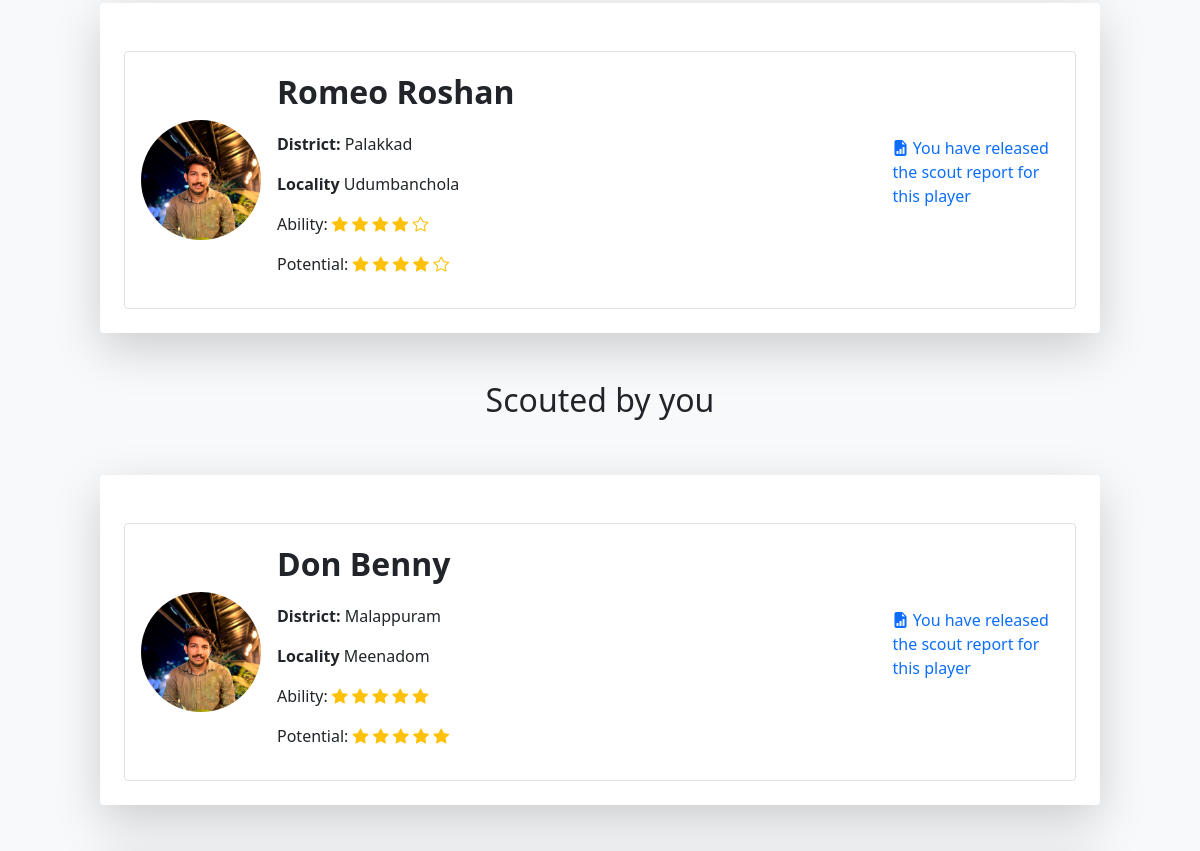
/ScoutPlayer (signed in, middle part), run on an earlier commit of the app's database.
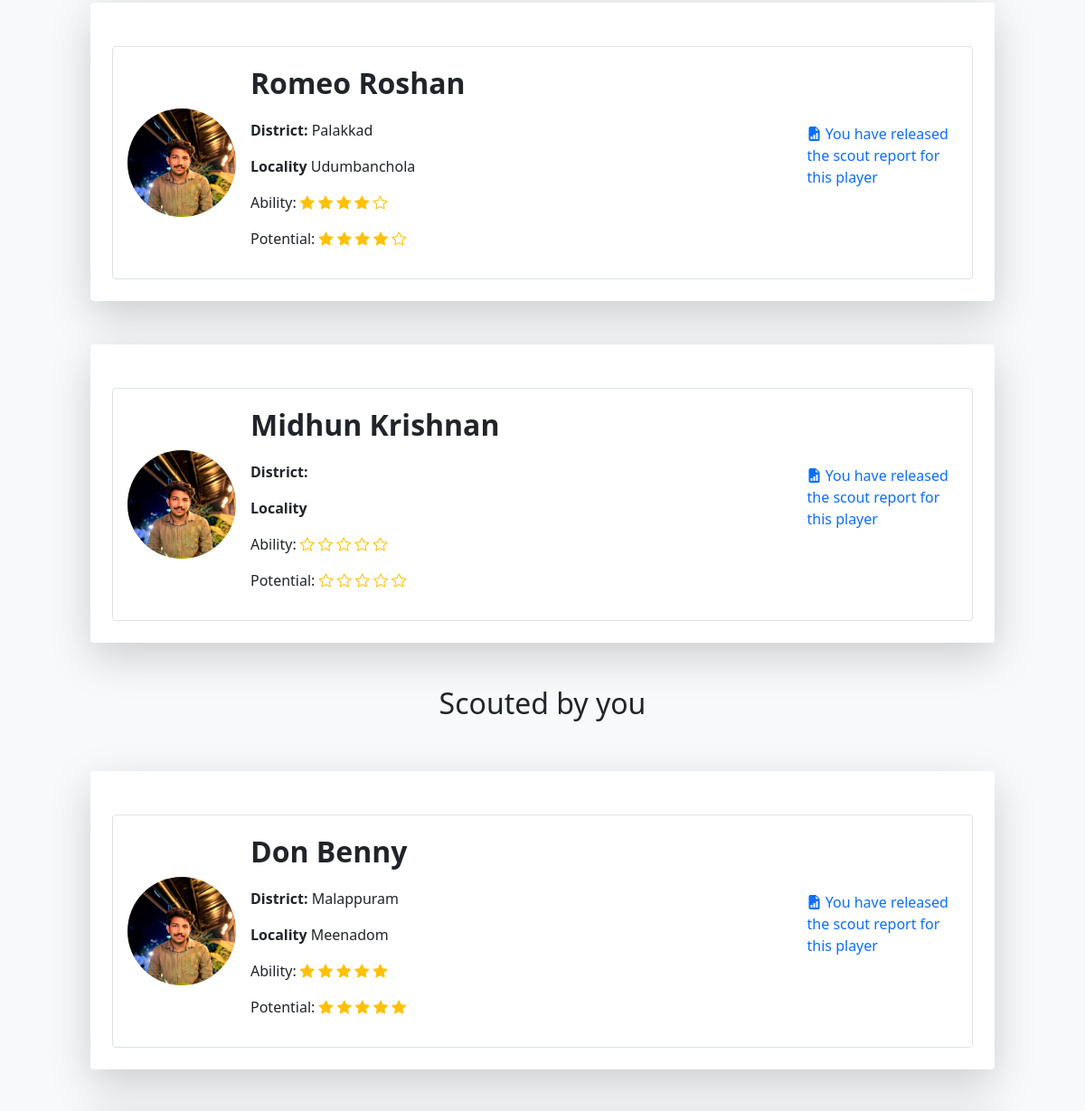
And on a later commit of the database.
### account/models.py (models this page shows)
class User(AbstractUser):
    username=models.CharField(max_length=32, blank=True, null=True)
    USERNAME_FIELD = 'email'
    email = models.EmailField(unique=True)
    img=models.ImageField(upload_to='pics',default='https://img.freepik.com/free-icon/man_318-677829.jpg',null=True)
    is_player=models.BooleanField('is_player',default=False)
    is_club=models.BooleanField('is_club',default=False)
    is_scout=models.BooleanField('is_scout',default=False)
    player_dob = models.DateField(("Date of Birth"), default=date.today, validators=[validate_dob])
    player_pos = models.CharField(("Position"),default='',max_length=30,choices=Pos_Choice)
    district = models.CharField(("District"),default='',max_length=20,choices=District_Choice)
    locality = models.CharField(("Locality"),default='',max_length=50,blank=True)
    player_foot = models.CharField(("Prefered Foot"),default='',max_length=10,choices=Foot_Choice)
    player_ability = models.IntegerField(("Ability"),default=0,choices=Ability_Choice)
    club_reputation = models.IntegerField(("Club Reputation"),default=0,choices=Ability_Choice)
    player_potential = models.IntegerField(("Potential"),default=0,choices=Ability_Choice)
    desc=models.CharField(("Description"),max_length=100, default='')
    club_name=models.CharField((("Club Name")),default='',max_length=30)
    scouted_by=models.CharField(max_length=30,default='')
    REQUIRED_FIELDS = []

### account/views.py (the view)
# urls.py: path('ScoutPlayer',views.scoutPlayer,name="ScoutPlayer"),
@login_required(login_url='http://127.0.0.1:8000/login/')
def scoutPlayer(request):
    user = request.user
    interested_players = ShortlistedScouts.objects.filter(scout_id=user.id).values_list('player_id', flat=True)
    all_players = User.objects.filter(is_player=True).values()
    fullname = "{} {}".format(user.first_name, user.last_name)
    interested_players_list = []
    ability_range = range(0, 5)
    not_interested_players_list = []
    for player in all_players:
        player_id = player['id']
        player_data = {
            'id': player['id'],
            'first_name': player['first_name'],
            'last_name':player['last_name'],
            'img':player['img'],
            'district':player['district'],
            'locality':player['locality'],
            'scouted_by':player['scouted_by'],
            'player_ability':player['player_ability'],
            'player_potential':player['player_potential'],
        }
        if player_id in interested_players:
            interested_players_list.append(player_data)
        else:
            not_interested_players_list.append(player_data)
    print(interested_players_list)
    return render(request, 'ScoutPlayer.html', {
        'fullname':fullname,
        'interested_players': interested_players_list,
        'not_interested_players': not_interested_players_list,
        'abilityRange':ability_range,
    })

### template/ScoutPlayer.html (shortened to what the changed rows need)
{% load static %}
<!DOCTYPE html>
<html lang="en">
<head>
    <link rel="stylesheet" href="{% static 'style.css' %}">
    <link href="https://cdn.jsdelivr.net/npm/bootstrap@5.0.2/dist/css/bootstrap.min.css" rel="stylesheet"
>
    <link rel="stylesheet" href="https://cdn.jsdelivr.net/npm/bootstrap-icons@1.10.5/font/bootstrap-icons.css">
</head>
<body class="bg-light">
    <div class="d-flex flex-column align-items-center justify-content-center">
        {% for i in interested_players %}
        {% if i.scouted_by == fullname %}
        <div class="col-10 bg-white rounded p-4 shadow-lg mt-5">
            <div class="border mt-4 d-flex flex-lg-row flex-column justify-content-center justify-content-lg-start align-items-center w-100 p-3 rounded">
                <div class="d-flex align-items-center">
                    <div class="player-scout-img">
                        <img class="w-100 rounded-circle" src={{i.img}} alt="">
                    </div>
                </div>
                <div class="ms-3 col-lg-5 col-12">
                    <p class="fs-2 fw-bold">{{i.first_name}} {{i.last_name}}</p>
                    <p class=""><b>District: </b>{{i.district}} </p>
                    <p class=""><b>Locality </b>{{i.locality}}</p>
                    <p>Ability:{% with ability=i.player_ability %} {% for j in abilityRange %}
                        {% if j < ability %}
                        <i class="bi bi-star-fill text-warning"></i>
                        {% else %}
                        <i class="bi bi-star text-warning"></i>
                        {% endif %}
                        {% endfor %}
                        {% endwith %}
                    </p>
                    <p>Potential:{% with potential=i.player_potential %} {% for j in abilityRange %}
                        {% if j < potential %}
                        <i class="bi bi-star-fill text-warning"></i>
                        {% else %}
                        <i class="bi bi-star text-warning"></i>
                        {% endif %}
                        {% endfor %}
                        {% endwith %}
                    </p>
                </div>
                <div class="d-flex justify-content-lg-end justify-content-center w-100">
                    <div class="d-flex align-items-center justify-content-center col-5">
                        <p class="text-primary"><i class="bi bi-file-earmark-bar-graph-fill"></i> You have released the scout report for this player</p>
                    </div>
                </div>
            </div>
        </div>
        {% endif %}
        {% endfor %}
        {% if not_interested_players|length > 0 and i.scouted_by != fullname %}
        <h2 class="mt-5">Scouted by you</h2>
        {% endif %}
    </div>
</body>
</html>

What changed in the data, as far as the page shows it:
added User: img (picture), first_name "Midhun", last_name "Krishnan", scouted_by "Romeo Roshan" (drawn)
Also different on the page:
new list line: "District: Locality Ability: Potential: You have released the scout report for this player"
